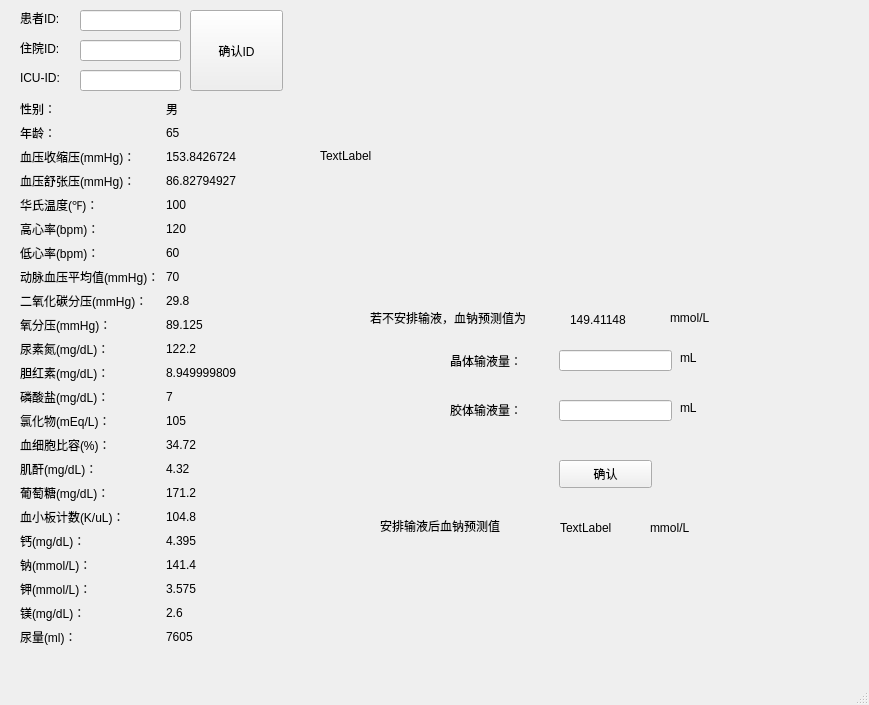
<?xml version="1.0" encoding="UTF-8"?>
<ui version="4.0">
 <class>MainWindow</class>
 <widget class="QMainWindow" name="MainWindow">
  <property name="geometry">
   <rect>
    <x>0</x>
    <y>0</y>
    <width>869</width>
    <height>705</height>
   </rect>
  </property>
  <property name="windowTitle">
   <string>MainWindow</string>
  </property>
  <widget class="QWidget" name="centralwidget">
   <widget class="QPushButton" name="pushButton">
    <property name="geometry">
     <rect>
      <x>559</x>
      <y>460</y>
      <width>93</width>
      <height>28</height>
     </rect>
    </property>
    <property name="text">
     <string>确认</string>
    </property>
   </widget>
   <widget class="QLineEdit" name="lineEdit">
    <property name="geometry">
     <rect>
      <x>559</x>
      <y>400</y>
      <width>113</width>
      <height>21</height>
     </rect>
    </property>
   </widget>
   <widget class="QLineEdit" name="lineEdit_2">
    <property name="geometry">
     <rect>
      <x>559</x>
      <y>350</y>
      <width>113</width>
      <height>21</height>
     </rect>
    </property>
   </widget>
   <widget class="QLabel" name="label_3">
    <property name="geometry">
     <rect>
      <x>450</x>
      <y>350</y>
      <width>91</width>
      <height>21</height>
     </rect>
    </property>
    <property name="text">
     <string>晶体输液量：</string>
    </property>
   </widget>
   <widget class="QLabel" name="label_4">
    <property name="geometry">
     <rect>
      <x>450</x>
      <y>400</y>
      <width>91</width>
      <height>20</height>
     </rect>
    </property>
    <property name="text">
     <string>胶体输液量：</string>
    </property>
   </widget>
   <widget class="QWidget" name="formLayoutWidget">
    <property name="geometry">
     <rect>
      <x>20</x>
      <y>100</y>
      <width>269</width>
      <height>1011</height>
     </rect>
    </property>
    <layout class="QFormLayout" name="formLayout_2">
     <item row="0" column="0">
      <layout class="QVBoxLayout" name="verticalLayout_5">
       <item>
        <widget class="QLabel" name="label_128">
         <property name="text">
          <string>性别： </string>
         </property>
        </widget>
       </item>
       <item>
        <widget class="QLabel" name="label_129">
         <property name="text">
          <string>年龄：</string>
         </property>
        </widget>
       </item>
       <item>
        <widget class="QLabel" name="label_130">
         <property name="text">
          <string>血压收缩压(mmHg)：</string>
         </property>
        </widget>
       </item>
       <item>
        <widget class="QLabel" name="label_131">
         <property name="text">
          <string>血压舒张压(mmHg)：</string>
         </property>
        </widget>
       </item>
       <item>
        <widget class="QLabel" name="label_132">
         <property name="text">
          <string>华氏温度(℉)：</string>
         </property>
        </widget>
       </item>
       <item>
        <widget class="QLabel" name="label_133">
         <property name="text">
          <string>高心率(bpm)：</string>
         </property>
        </widget>
       </item>
       <item>
        <widget class="QLabel" name="label_134">
         <property name="text">
          <string>低心率(bpm)：</string>
         </property>
        </widget>
       </item>
       <item>
        <widget class="QLabel" name="label_135">
         <property name="text">
          <string>动脉血压平均值(mmHg)：</string>
         </property>
        </widget>
       </item>
       <item>
        <widget class="QLabel" name="label_136">
         <property name="text">
          <string>二氧化碳分压(mmHg)：</string>
         </property>
        </widget>
       </item>
       <item>
        <widget class="QLabel" name="label_137">
         <property name="text">
          <string>氧分压(mmHg)：</string>
         </property>
        </widget>
       </item>
       <item>
        <widget class="QLabel" name="label_138">
         <property name="text">
          <string>尿素氮(mg/dL)：</string>
         </property>
        </widget>
       </item>
       <item>
        <widget class="QLabel" name="label_139">
         <property name="text">
          <string>胆红素(mg/dL)：</string>
         </property>
        </widget>
       </item>
       <item>
        <widget class="QLabel" name="label_140">
         <property name="text">
          <string>磷酸盐(mg/dL)：</string>
         </property>
        </widget>
       </item>
       <item>
        <widget class="QLabel" name="label_141">
         <property name="text">
          <string>氯化物(mEq/L)：</string>
         </property>
        </widget>
       </item>
       <item>
        <widget class="QLabel" name="label_142">
         <property name="text">
          <string>血细胞比容(%)：</string>
         </property>
        </widget>
       </item>
       <item>
        <widget class="QLabel" name="label_143">
         <property name="text">
          <string>肌酐(mg/dL)：</string>
         </property>
        </widget>
       </item>
       <item>
        <widget class="QLabel" name="label_144">
         <property name="text">
          <string>葡萄糖(mg/dL)：</string>
         </property>
        </widget>
       </item>
       <item>
        <widget class="QLabel" name="label_145">
         <property name="text">
          <string>血小板计数(K/uL)：</string>
         </property>
        </widget>
       </item>
       <item>
        <widget class="QLabel" name="label_146">
         <property name="text">
          <string>钙(mg/dL)：</string>
         </property>
        </widget>
       </item>
       <item>
        <widget class="QLabel" name="label_147">
         <property name="text">
          <string>钠(mmol/L)：</string>
         </property>
        </widget>
       </item>
       <item>
        <widget class="QLabel" name="label_148">
         <property name="text">
          <string>钾(mmol/L)：</string>
         </property>
        </widget>
       </item>
       <item>
        <widget class="QLabel" name="label_149">
         <property name="text">
          <string>镁(mg/dL)：</string>
         </property>
        </widget>
       </item>
       <item>
        <widget class="QLabel" name="label_150">
         <property name="text">
          <string>尿量(ml)：</string>
         </property>
        </widget>
       </item>
      </layout>
     </item>
     <item row="0" column="1">
      <layout class="QVBoxLayout" name="verticalLayout_6">
       <item>
        <widget class="QLabel" name="label_151">
         <property name="text">
          <string>男</string>
         </property>
        </widget>
       </item>
       <item>
        <widget class="QLabel" name="label_152">
         <property name="text">
          <string>65</string>
         </property>
        </widget>
       </item>
       <item>
        <widget class="QLabel" name="label_153">
         <property name="text">
          <string>153.8426724</string>
         </property>
        </widget>
       </item>
       <item>
        <widget class="QLabel" name="label_154">
         <property name="text">
          <string>86.82794927</string>
         </property>
        </widget>
       </item>
       <item>
        <widget class="QLabel" name="label_155">
         <property name="text">
          <string>100</string>
         </property>
        </widget>
       </item>
       <item>
        <widget class="QLabel" name="label_156">
         <property name="text">
          <string>120</string>
         </property>
        </widget>
       </item>
       <item>
        <widget class="QLabel" name="label_157">
         <property name="text">
          <string>60</string>
         </property>
        </widget>
       </item>
       <item>
        <widget class="QLabel" name="label_158">
         <property name="text">
          <string>70</string>
         </property>
        </widget>
       </item>
       <item>
        <widget class="QLabel" name="label_159">
         <property name="text">
          <string>29.8</string>
         </property>
        </widget>
       </item>
       <item>
        <widget class="QLabel" name="label_160">
         <property name="text">
          <string>89.125</string>
         </property>
        </widget>
       </item>
       <item>
        <widget class="QLabel" name="label_161">
         <property name="text">
          <string>122.2</string>
         </property>
        </widget>
       </item>
       <item>
        <widget class="QLabel" name="label_162">
         <property name="text">
          <string>8.949999809</string>
         </property>
        </widget>
       </item>
       <item>
        <widget class="QLabel" name="label_163">
         <property name="text">
          <string>7</string>
         </property>
        </widget>
       </item>
       <item>
        <widget class="QLabel" name="label_164">
         <property name="text">
          <string>105</string>
         </property>
        </widget>
       </item>
       <item>
        <widget class="QLabel" name="label_165">
         <property name="text">
          <string>34.72</string>
         </property>
        </widget>
       </item>
       <item>
        <widget class="QLabel" name="label_166">
         <property name="text">
          <string>4.32</string>
         </property>
        </widget>
       </item>
       <item>
        <widget class="QLabel" name="label_167">
         <property name="text">
          <string>171.2</string>
         </property>
        </widget>
       </item>
       <item>
        <widget class="QLabel" name="label_168">
         <property name="text">
          <string>104.8</string>
         </property>
        </widget>
       </item>
       <item>
        <widget class="QLabel" name="label_169">
         <property name="text">
          <string>4.395</string>
         </property>
        </widget>
       </item>
       <item>
        <widget class="QLabel" name="label_170">
         <property name="text">
          <string>141.4</string>
         </property>
        </widget>
       </item>
       <item>
        <widget class="QLabel" name="label_171">
         <property name="text">
          <string>3.575</string>
         </property>
        </widget>
       </item>
       <item>
        <widget class="QLabel" name="label_172">
         <property name="text">
          <string>2.6</string>
         </property>
        </widget>
       </item>
       <item>
        <widget class="QLabel" name="label_173">
         <property name="text">
          <string>7605</string>
         </property>
        </widget>
       </item>
      </layout>
     </item>
    </layout>
   </widget>
   <widget class="QLabel" name="label">
    <property name="geometry">
     <rect>
      <x>380</x>
      <y>510</y>
      <width>171</width>
      <height>31</height>
     </rect>
    </property>
    <property name="text">
     <string>安排输液后血钠预测值</string>
    </property>
   </widget>
   <widget class="QLabel" name="label_2">
    <property name="geometry">
     <rect>
      <x>320</x>
      <y>20</y>
      <width>521</width>
      <height>271</height>
     </rect>
    </property>
    <property name="text">
     <string>TextLabel</string>
    </property>
   </widget>
   <widget class="QLabel" name="label_5">
    <property name="geometry">
     <rect>
      <x>560</x>
      <y>520</y>
      <width>72</width>
      <height>15</height>
     </rect>
    </property>
    <property name="text">
     <string>TextLabel</string>
    </property>
   </widget>
   <widget class="QLabel" name="label_6">
    <property name="geometry">
     <rect>
      <x>650</x>
      <y>520</y>
      <width>72</width>
      <height>15</height>
     </rect>
    </property>
    <property name="text">
     <string>mmol/L</string>
    </property>
   </widget>
   <widget class="QLabel" name="label_7">
    <property name="geometry">
     <rect>
      <x>680</x>
      <y>350</y>
      <width>72</width>
      <height>15</height>
     </rect>
    </property>
    <property name="text">
     <string>mL</string>
    </property>
   </widget>
   <widget class="QLabel" name="label_8">
    <property name="geometry">
     <rect>
      <x>680</x>
      <y>400</y>
      <width>72</width>
      <height>15</height>
     </rect>
    </property>
    <property name="text">
     <string>mL</string>
    </property>
   </widget>
   <widget class="QLabel" name="label_9">
    <property name="geometry">
     <rect>
      <x>370</x>
      <y>310</y>
      <width>211</width>
      <height>16</height>
     </rect>
    </property>
    <property name="text">
     <string>若不安排输液，血钠预测值为</string>
    </property>
   </widget>
   <widget class="QLabel" name="label_10">
    <property name="geometry">
     <rect>
      <x>670</x>
      <y>310</y>
      <width>72</width>
      <height>15</height>
     </rect>
    </property>
    <property name="text">
     <string>mmol/L</string>
    </property>
   </widget>
   <widget class="QLabel" name="label_11">
    <property name="geometry">
     <rect>
      <x>570</x>
      <y>310</y>
      <width>81</width>
      <height>20</height>
     </rect>
    </property>
    <property name="text">
     <string>149.41148</string>
    </property>
   </widget>
   <widget class="QLabel" name="label_12">
    <property name="geometry">
     <rect>
      <x>20</x>
      <y>10</y>
      <width>72</width>
      <height>15</height>
     </rect>
    </property>
    <property name="text">
     <string>患者ID:</string>
    </property>
   </widget>
   <widget class="QLineEdit" name="lineEdit_3">
    <property name="geometry">
     <rect>
      <x>80</x>
      <y>10</y>
      <width>101</width>
      <height>21</height>
     </rect>
    </property>
   </widget>
   <widget class="QPushButton" name="pushButton_2">
    <property name="geometry">
     <rect>
      <x>190</x>
      <y>10</y>
      <width>93</width>
      <height>81</height>
     </rect>
    </property>
    <property name="text">
     <string>确认ID</string>
    </property>
   </widget>
   <widget class="QLineEdit" name="lineEdit_4">
    <property name="geometry">
     <rect>
      <x>80</x>
      <y>40</y>
      <width>101</width>
      <height>21</height>
     </rect>
    </property>
   </widget>
   <widget class="QLabel" name="label_13">
    <property name="geometry">
     <rect>
      <x>20</x>
      <y>40</y>
      <width>72</width>
      <height>15</height>
     </rect>
    </property>
    <property name="text">
     <string>住院ID:</string>
    </property>
   </widget>
   <widget class="QLineEdit" name="lineEdit_5">
    <property name="geometry">
     <rect>
      <x>80</x>
      <y>70</y>
      <width>101</width>
      <height>21</height>
     </rect>
    </property>
    <property name="text">
     <string/>
    </property>
   </widget>
   <widget class="QLabel" name="label_14">
    <property name="geometry">
     <rect>
      <x>20</x>
      <y>70</y>
      <width>72</width>
      <height>15</height>
     </rect>
    </property>
    <property name="text">
     <string>ICU-ID:</string>
    </property>
   </widget>
  </widget>
  <widget class="QMenuBar" name="menubar">
   <property name="geometry">
    <rect>
     <x>0</x>
     <y>0</y>
     <width>869</width>
     <height>26</height>
    </rect>
   </property>
  </widget>
  <widget class="QStatusBar" name="statusbar"/>
 </widget>
 <resources/>
 <connections/>
</ui>
